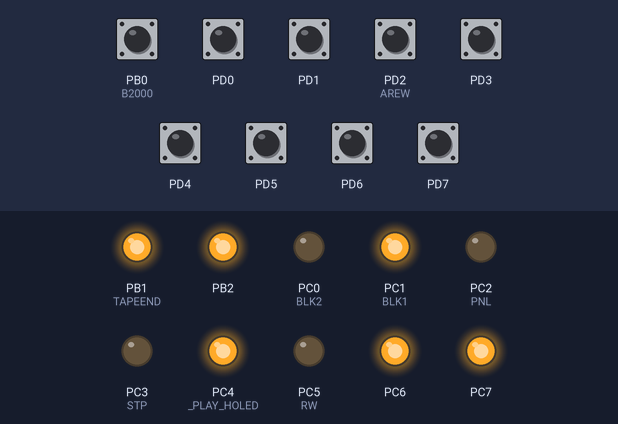
Bench run of a program on a simulated ATmega328P, built with avr-gcc and emulated at 20 MHz. Shown: output pins drawn as LEDs (lit = HIGH). The inputs (shaded band) are chosen by the test bench; at power-on: PB0 (B2000), PD0, PD1, PD2 (AREW), PD3–7 HIGH.

Above: at 1.2 s.
1.3 s: PD3 pulled LOW for 3.2 s
At 2.3 s:
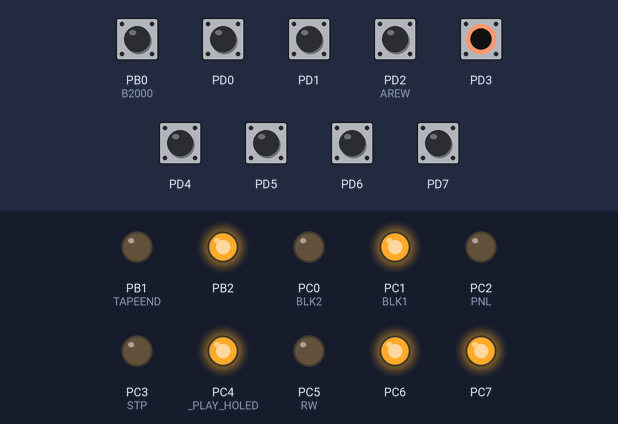
7.5 s: PB0 (B2000) pulled LOW for 0.15 s
At 8.2 s:
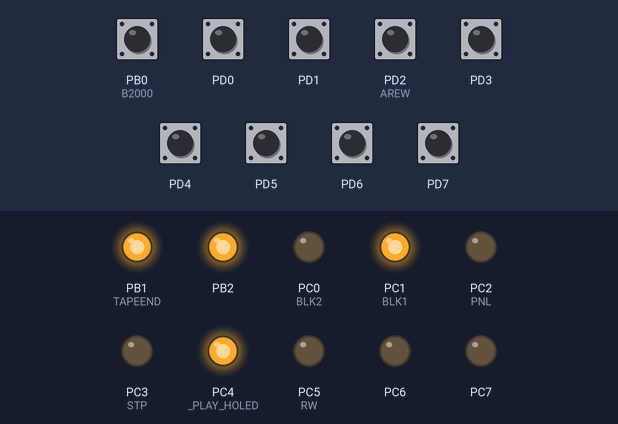
9.1 s: PD3 pulled LOW for 0.15 s
At 9.4 s:
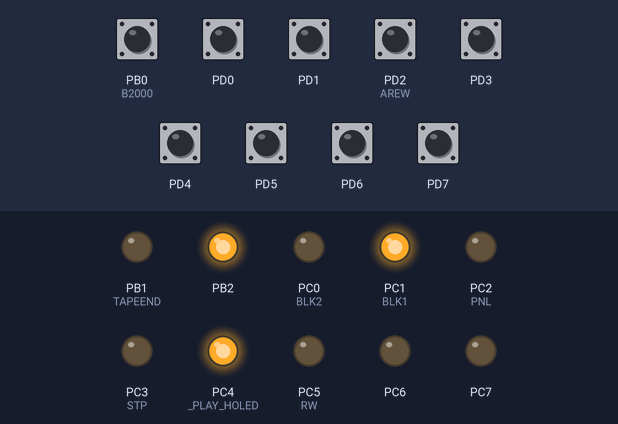
12.2 s: PD2 (AREW) pulled LOW for 0.15 s
At 13.2 s:
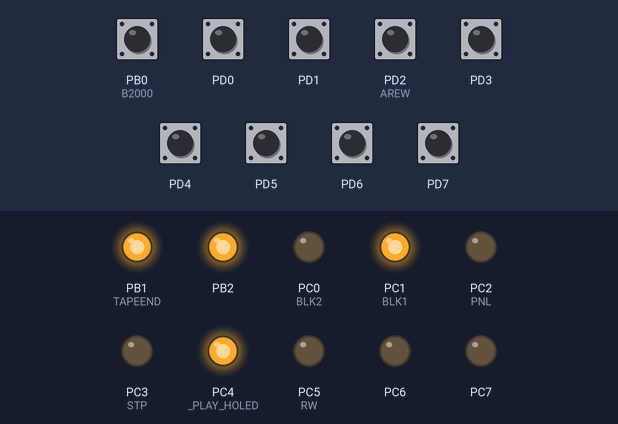
13.8 s: PD0 pulled LOW for 0.15 s
At 14.8 s:
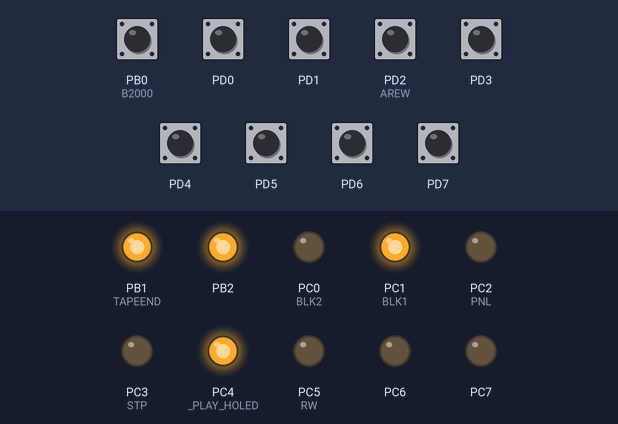
15.4 s: PD7 pulled LOW for 0.15 s
At 16.8 s:
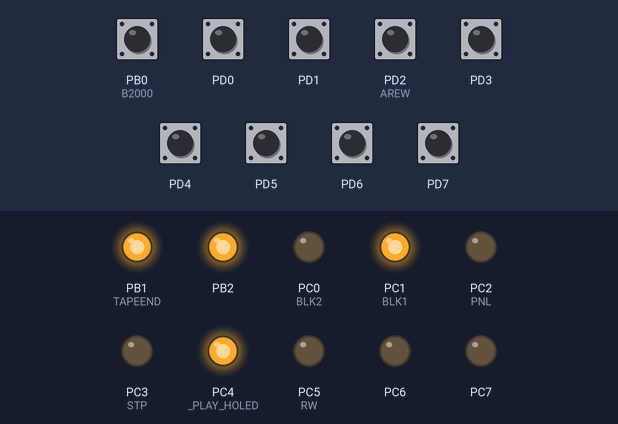
Timing chart, 0 to 18.0 s (numbered marks = the images above; inputs shaded):
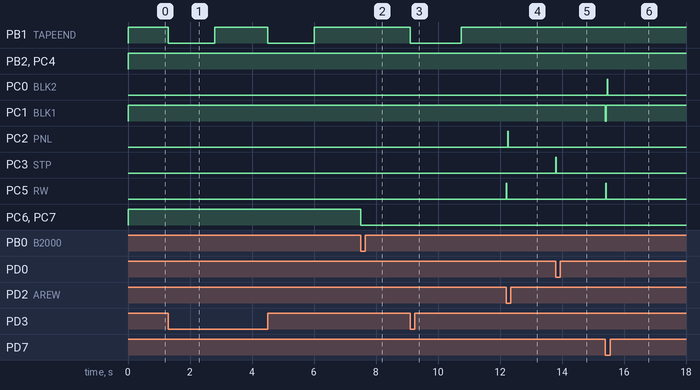

Measured:
- after the input at 1.3 s, PB1 (TAPEEND): alternates HIGH for 1.7 s and LOW for 1.5 s, starting at once
- after the input at 7.5 s, PC6, PC7: HIGH → LOW at once
- after the input at 9.1 s, PB1 (TAPEEND): HIGH → LOW at once, → HIGH 1.7 s later
- after the input at 12.2 s, PC2 (PNL): LOW → HIGH after 0.06 s, → LOW 0.01 s later; PC5 (RW): LOW → HIGH at once, → LOW 0.01 s later
- after the input at 13.8 s, PC3 (STP): LOW → HIGH at once, → LOW 0.01 s later
- after the input at 15.4 s, PC0 (BLK2): LOW → HIGH after 0.06 s, → LOW 0.01 s later; PC1 (BLK1): HIGH → LOW at once, → HIGH 0.04 s later; PC5 (RW): LOW → HIGH at once, → LOW 0.01 s later

The program:

main.c
```c
/*
 * main.c
 *
 * Created: 2/8/2024 8:36:16 AM
 *  Author: takuya
	CMT signal changer for MZ-80B

	This is a part of the project to make MZ-80B compatible with MZ-2000.
	Convert and create 8255 inputs and outputs around CMT from MZ-2000 to MZ-80B CMT control using AVR ATmega xx8 seriese(ATmega328P, etc).

	MZ-80BをMZ-2000互換とするためのプロジェクトの一部です
	AVRのATmega xx8 seriese(ATmega328Pなど)を使って、CMT周りの8255入出力をMZ-2000のものからMZ-80BのCMT制御へ変換、作成します。

 */

//#include <xc.h>
#include <stdbool.h>
#include <avr/io.h>
#define F_CPU 20000000UL  // 20 MHz external clock
#include <util/delay.h>
#include <avr/interrupt.h>

/* ATmega328p fuses: Low, High, Extended. */
// FUSES = {0xEE, 0xD9, 0xFF};
// low	CKDIV8	1		clock divide disable
//		CKOUT	1		clock out disable
//		SUT		10		high speed rising
//		CKSEL	1110	ext Osc 8MHz~
// high	RSTDIBL	1		PC6 to reset
//		DWEN	1		Debug wire disable
//		SPIEN	0		SPI programing enable
//		WDTON	1		WDT disable
//		EESAVE	1		EEPROM is erasable
//		BOOTSZ	00		Boot loader size set to 2048 words :: default
//		BOOTRST	1		Reset vector set to application section
// ext	7~3		not use (set 1)
//		BODLEVEL 111	Brownout reset disable


/*
	definitions
*/

/*	deprecated.h	*/
#define cbi(addr,bit) addr &= ~_BV(bit)	/* clear bit	*/
#define sbi(addr,bit) addr |= _BV(bit)	/* set bit		*/
#define ibi(addr,bit) addr ^= _BV(bit)	/* invert bit	*/

// CMT signal from PortD input
#define	STANDY	0	// 00000000
#define	STOP	1	// 00000001
#define	AREW	2	// 00000010
#define PLAY	4	// 00000100
#define APLAY	16	// 00010000
#define FF		32	// 00100000
#define APSS	64	// 01000000
#define REW		128	// 10000000

// MZ-80B CMT signal to CMT deck
#define CMT		PORTC
#define BLK2	PORTC0
#define BLK1	PORTC1
#define PNL		PORTC2
#define STP		PORTC3
#define _PLAY_HOLED	PORTC4
#define RW		PORTC5

#define PPI		PIND
//  Correspond to 8255 pin
//#define PA3		PIND0
//#define PA5		PIND1
//#define PA2		PIND2
//#define PA6		PIND4
//#define PA1		PIND5
//#define PA7		PIND6
//#define PA0		PIND7

#define B2000	PINB0
#define TAPEEND	PORTB1	// TAPEEND is L for tape is moving.

/*
	public variable
*/
	volatile unsigned char	action		= STANDY;
	volatile unsigned char	last_stat	= STANDY;
	volatile bool 			ipl_stat	= true;

/*
	public function
*/
	void stop(void);
	void play(void);
	void rew(void);
	void ff(void);
//	void apss(void);
//	void aplay(void);
//	void arew(void);

static inline void init(void)
{
	cli();
	// PD0~7 set to input (pull up), PD3(TAPECOUNTER) set to INT1 interrupt
	PORTD	=	0b11111111;
	DDRD	=	0b00000000;

	// PC0~5 set to output
	// PC6 is reset(not use)
	PORTC	=	0b11000010;
	DDRC	=	0b11111111;

	// PB0 input(B/_2000), PB1 output(OC1A TAPEEND)
	// PB 2,7 reserved(input) PB3~5 to SPI
	PORTB	=	0b11111111;
	DDRB	=	0b00000110;

	MCUCR = 0x00;
	// INT1 edge trigger interrupt
	EICRA = 0x04;	// both edge trigger
	EIMSK = 0x00;	// not start

	TIMSK0 = 0x00;	// 8bits Timer0 not use
	TIMSK1 = 0x00;	// 16bits Timer1 not set yet
	TIMSK2 = 0x00;	// 8bits Timer2 not use
	PCMSK0 = 0x00;	// PCINT0(0~7) not use
	PCMSK1 = 0x00;	// PCINT1(8~15) not use
	PCMSK2 = 0b10100101;	// PCINT2(16~23) set to CMT signal input intterupt, without PD1,3,4,6(AREW, TAPECOUNTER, APLAY, APSS).
	PCICR	= 0x00;	// PCINT2	is not start yet

	ACSR	= 0x00;
	PRR		= 0x00;	// full power

	sei();
	return;
}

static inline void interrupt_init(void)
{
//	PCIFR	|= 0x04; 	// reset PCINT2 interrupt demand
//	PCICR	= 0x04;		// PCINT2	enable
	// 16bit timer 1 setting for TAPEEND signal, CTC mode
	TIMSK1	=	0;
	TCNT1	=	0;
//	ICR1	=	0xFF00;
// counter max (for overflow bug)
	OCR1A	=	(F_CPU)/682;	// 20MHzclock/1024*1.5, 1.5 sec. tape stop
	TCCR1A	=	0b00000000;		// CTC, OC1A and OC1B to normal pin , top counter is OCR1A
	TCCR1B	=	0b00001000;		// timer stop
	EIMSK = 0x02;				// INT1 interrupt start
}

/*
 1.5 sec interrupt from timer start
 this is TAPEEND status
*/
ISR(TIMER1_COMPA_vect)
{
	TCCR1B	=	0b00001000;	// timer stop
	TIMSK1	=	0;
	sbi(PORTB,TAPEEND);		// TAPEEND set to high until next timer start.
	// for AREW and PLAY
	if ((last_stat == REW) && (~PPI & APLAY) && (ipl_stat == false)) {
		play();
		return;
	} else 	if ((last_stat == PLAY) && (~PPI & AREW) && (ipl_stat == false)) {
		rew();
		return;
	}
	//stop();
	last_stat = STOP;
}

/*
 almost 3.3 sec interrupt from timer start (65535*1024/20000000 sec)
 this interrupt never occurred. something wrong.(TOP insurance)
*/
ISR(TIMER1_OVF_vect)
{
	TCCR1B	=	0b00001000;		// timer stop
	TIMSK1	=	0;
	sbi(PORTB,TAPEEND);			// OC1A to high
}

/*
Interrupt for TAPECOUNTER operation
Start timer
*/
ISR(INT1_vect)
{
	// start timer with interrupt and reset counter
	TCNT1	= 0;
	TIMSK1	=	0b00000011;	// OCR1A(TOP) and OVF(0xFFFF) value interrupt
	TCCR1B	=	0b00001101; // timer start 1/1024 clock
	cbi(PORTB,TAPEEND);		// TAPEEND got to low.
}

/*
Intterupt for CMT function call
*/
ISR(PCINT2_vect)
{
	// multiple function calls are not asserted at the same time.
//	PINB = (1 << PINB2) ; // for debug
	// action |= ~(PPI | ( 1<<PIND3));
	unsigned char temp_act = ~ (PPI | 0b01011010 ) ; // ignore APSS, APLAY, TAPECOUTNER, AREW
//	PINB = (1 << PINB2) ; // for debug
	if (temp_act & 0xff ) {		// get value only when some function is asserted.
		action = temp_act;
	}
	if (ipl_stat) {
		ipl_stat = false;
	}
}

void stop(void)
{
	action &= ~(STOP);
	if (last_stat != STOP ) {
		CMT = (1<<STP | 1<<BLK1 | 1<<_PLAY_HOLED);
		_delay_ms(15);
    	CMT = (1<<BLK1 | 1<<_PLAY_HOLED);
	}
	last_stat = STOP;
	return;
}

void play(void)
{
	action &= ~(PLAY);
	if (last_stat !=PLAY) {
		if (last_stat != STOP) 	{
				// reset CMT status
				CMT = (1<<STP | 1<<BLK1 | 1<<_PLAY_HOLED);
				_delay_ms(5);
			}
		CMT	= (1<<BLK1 | 1<<_PLAY_HOLED);
		_delay_ms(5);
		CMT = (1<<RW | 1<<BLK1 | 1<<_PLAY_HOLED);
		_delay_ms(15);
		CMT = (1<<BLK1 | 1<<_PLAY_HOLED);
		_delay_ms(35);
		CMT = (1<<PNL | 1<< BLK1 | 1<<_PLAY_HOLED);
		_delay_ms(15);
		CMT = (1<<BLK1 | 1<<_PLAY_HOLED);
		last_stat	= PLAY;
	}
	return;
}

void ff(void)
{
	action &= ~(FF);
	if (last_stat != STOP){						// for last status is not stop
		stop();
	}

	CMT = (1<<BLK1 | 1<<_PLAY_HOLED);			// set Forward state
	_delay_ms(5);
	CMT = (1<<RW | 1<<BLK1 | 1<<_PLAY_HOLED);	// latch Forward state
	_delay_ms(15);
	CMT = (1<<BLK1 | 1<<_PLAY_HOLED);
	_delay_ms(35);
	CMT = (1<<BLK1 | 1<<BLK2 | 1<<_PLAY_HOLED);	// Reel motor on
	_delay_ms(15);
	CMT = (1<<BLK1 | 1<<_PLAY_HOLED);
	last_stat = FF;
	return;
}

void rew(void)
{
	action &= ~(REW);
	if (last_stat != STOP){					// for last status is not stop
		stop();
	}

	CMT = (1<<_PLAY_HOLED); 				// set Rew state
	_delay_ms(5);
	CMT = (1<<RW | 1<<_PLAY_HOLED); 		// latch
	_delay_ms(15);
	CMT = (1<<_PLAY_HOLED);
	_delay_ms(15);
	CMT = (1<<BLK1 | 1<<_PLAY_HOLED);
	_delay_ms(20);
	CMT = (1<<BLK1 | 1<<BLK2 | 1<<_PLAY_HOLED); //reel motor on
	_delay_ms(15);
	CMT = (1<<BLK1 | 1<<_PLAY_HOLED);
	last_stat = REW;
	return;
}

/*
void apss(void)
{
	// MZ-80B CMT deck always works as APSS mode.
	action &= ~(APSS);
	return;
}
*/

/*
void aplay(void)
{
	// aplay check occured in TAPEEND status
	action &= ~(APLAY);
	return;
}

void arew(void)
{
	// arew check occured in TAPEEND status
	action &= ~(AREW);
	return;
}
*/

int main(void)
{
	init();
	// wait for MZ-2000 mode.
	interrupt_init();					// start all intterrupt
    sbi(CMT,_PLAY_HOLED);
	while(bit_is_set(PINB,B2000)) 	{
//		sbi(PCIFR , PCIF2) ;
		action	= STANDY ;
	}
	// start
	PCIFR	|= 0x04; 	// reset PCINT2 interrupt demand
	PCICR	= 0x04;		// PCINT2	enable
	last_stat = REW;
    CMT = (1<<BLK1 | 1<<_PLAY_HOLED);	// default IPL CMT status

//	interrupt_init();					// start all intterrupt
	// signal change function enable
    while(1)
    {
		if (action & STOP)	stop();
		if (action & PLAY)	play();
		if (action & FF)	ff();
		if (action & REW)	rew();
//		if (action & APSS)	apss();
//		if (action & APLAY)	aplay();
//		if (action & AREW)	arew();
		while (action == STANDY) ;
    }
}
```
